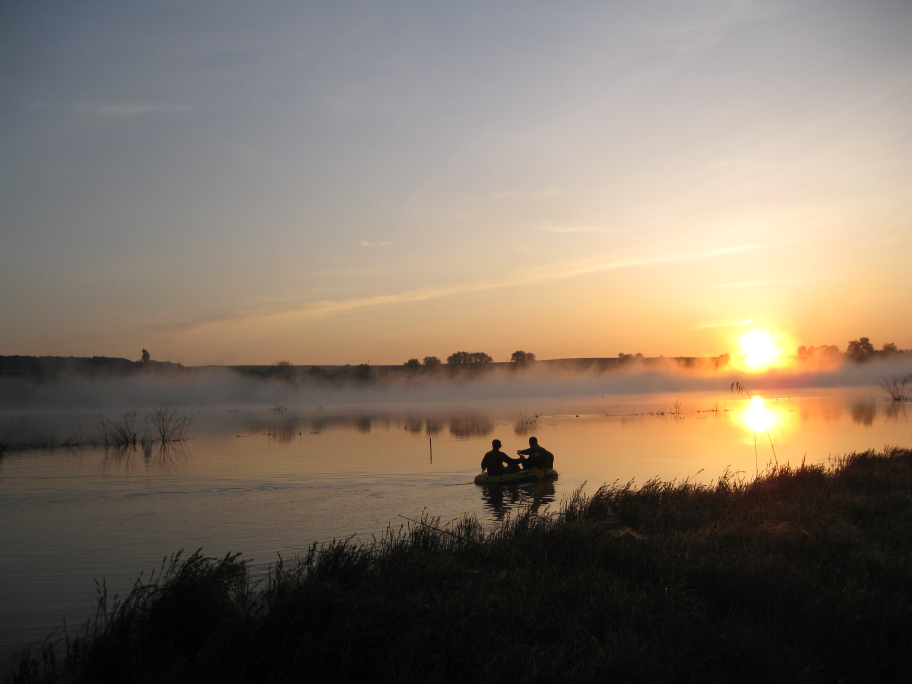
#> input picture Laba2/lodka.jpg, 3648 x 2736 px (shown at 1/4 size)
$ jupyter execute --allow-errors Laba2.ipynb
#> lines starting #> are read from the running program, lines starting #| are printed output that depends on the picture
# Лабораторна робота 2: Базові алгоритми навчання без учителя та обробка текстових даних (Scikit-learn lib)

**Викладач:** Наталія Сахненко

**Студент:** Зубко Дмитро Едуардович

[cell 1]
# Імпортуємо необхідні бібліотеки
import pandas as pd
import numpy as np
import matplotlib.pyplot as plt

from sklearn.preprocessing import StandardScaler
from sklearn.decomposition import PCA
from sklearn.manifold import TSNE
import seaborn as sns

## Завантаження даних

#> (a cell that did not finish here is left out)

#> (a cell that did not finish here is left out)

#> (a cell that did not finish here is left out)

## 1. Зниження розмірності і візуалізація даних
### Застосування PCA

[cell 5]
pca_full = PCA()
#> (the rest of this cell did not finish here and is left out)

[cell 6]
# Візуалізуємо пояснену дисперсію
plt.figure(figsize=(10, 6))
#> (the rest of this cell did not finish here and is left out)

### PCA з 2 компонентами

[cell 7]
pca = PCA(n_components=2)
#> (the rest of this cell did not finish here and is left out)

[cell 8]
# Візуалізація
plt.figure(figsize=(12, 8))
#> (the rest of this cell did not finish here and is left out)

### Застосовуємо t-SNE

[cell 9]
print("\nЗастосовуємо t-SNE (це може зайняти деякий час)...")
tsne = TSNE(n_components=2)
#> (the rest of this cell did not finish here and is left out)

#> (a cell that did not finish here is left out)

# 2. Кластерний аналіз

[cell 11]
import matplotlib.pyplot as plt
from sklearn.cluster import KMeans
from sklearn.utils import shuffle
from time import time
from PIL import Image

[cell 12]
# Завантаження зображення
image = Image.open("lodka.jpg")
#> image is the input picture: PIL image 3648x2736 RGB; mean R, G, B 127.8, 114.9, 101.1
image_array = np.array(image, dtype=np.float64) / 255

# Перетворення зображення у 2D масив
w, h, d = original_shape = tuple(image_array.shape)
#> w = 2736; h = 3648; d = 3; original_shape = (2736, 3648, 3)
assert d == 3
image_array_2d = np.reshape(image_array, (w * h, d))

def quantize_image(n_colors):
#> called with n_colors = 64
    print(f"Квантування зображення до {n_colors} кольорів")
    t0 = time()

    # Підготовка вибірки даних
    image_array_sample = shuffle(image_array_2d, random_state=0, n_samples=1000)
#> image_array_sample = 1000 rows, first 8: [0.694, 0.471, 0.302], [0.0392, 0.0392, 0.0392], [0.467, 0.478, 0.514], [0.475, 0.49, 0.502], [0.678, 0.624, 0.58], [0.42, 0.443, 0.49], [0.384, 0.392, 0.443], [1, 0.933, 0.42]

    # Застосування k-means
    kmeans = KMeans(n_clusters=n_colors, random_state=0).fit(image_array_sample)

    # Прогнозування міток для всіх пікселів
    labels = kmeans.predict(image_array_2d)

    print(f"Завершено за {time() - t0:.3f} секунд")

    # Відновлення зображення
    quantized_image = kmeans.cluster_centers_[labels].reshape(w, h, d)

    return quantized_image

# Квантування зображення з різною кількістю кольорів
n_colors_list = [64, 32, 16, 8]
quantized_images = [quantize_image(n) for n in n_colors_list]
#> call 3 of quantize_image, with n_colors = 16
#> in quantize_image (call 3), `quantized_image = kmeans.cluster_centers_[labels].reshape(w, h, d)`:
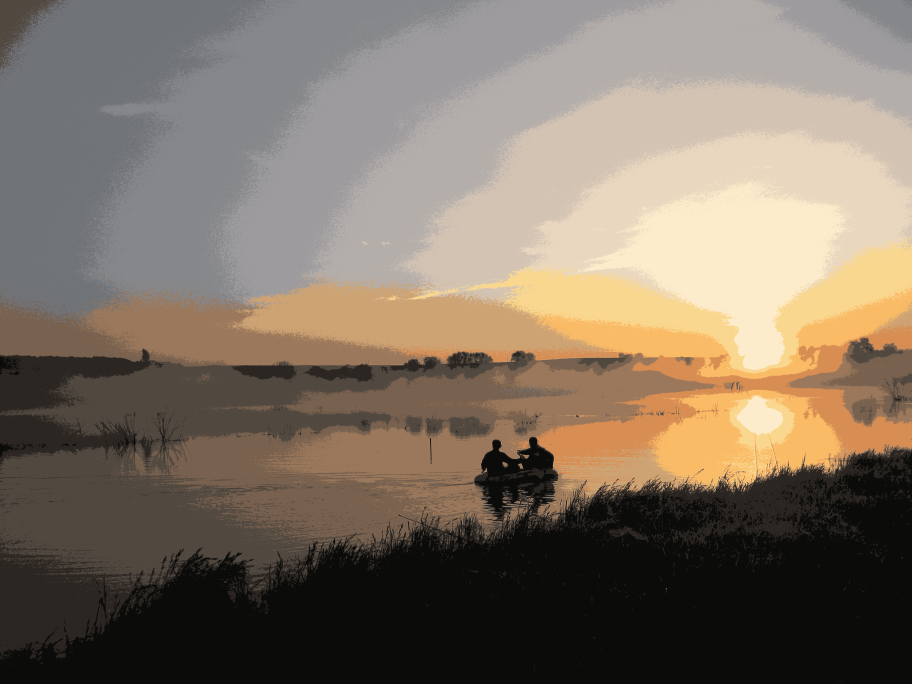
#> quantized_image: shape (2736, 3648, 3) float64 (shown at 1/4 size); mean of channels 0, 1, 2 0.502, 0.451, 0.396; drawn as R, G, B
#> call 4 of quantize_image, with n_colors = 8
#> in quantize_image (call 4), `quantized_image = kmeans.cluster_centers_[labels].reshape(w, h, d)`:
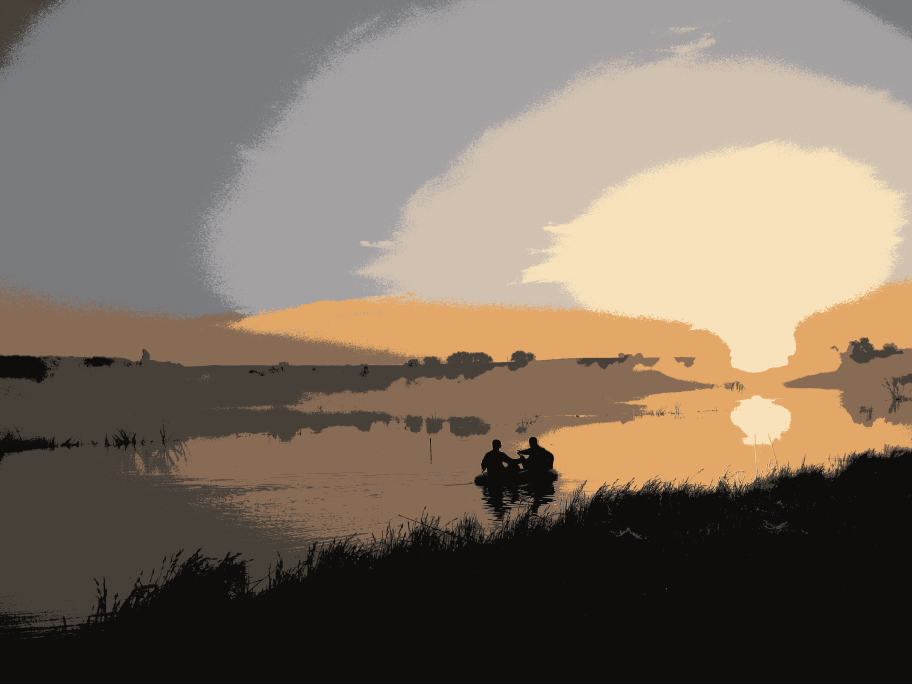
#> quantized_image: shape (2736, 3648, 3) float64 (shown at 1/4 size); mean of channels 0, 1, 2 0.499, 0.45, 0.395; drawn as R, G, B
#> quantized_images = 4 items

# Відображення результатів
plt.figure(figsize=(20, 5))

plt.subplot(1, 5, 1)
plt.imshow(image_array)
plt.title("Оригінальне зображення")
plt.axis('off')

#> (the rest of this cell did not finish here and is left out)
